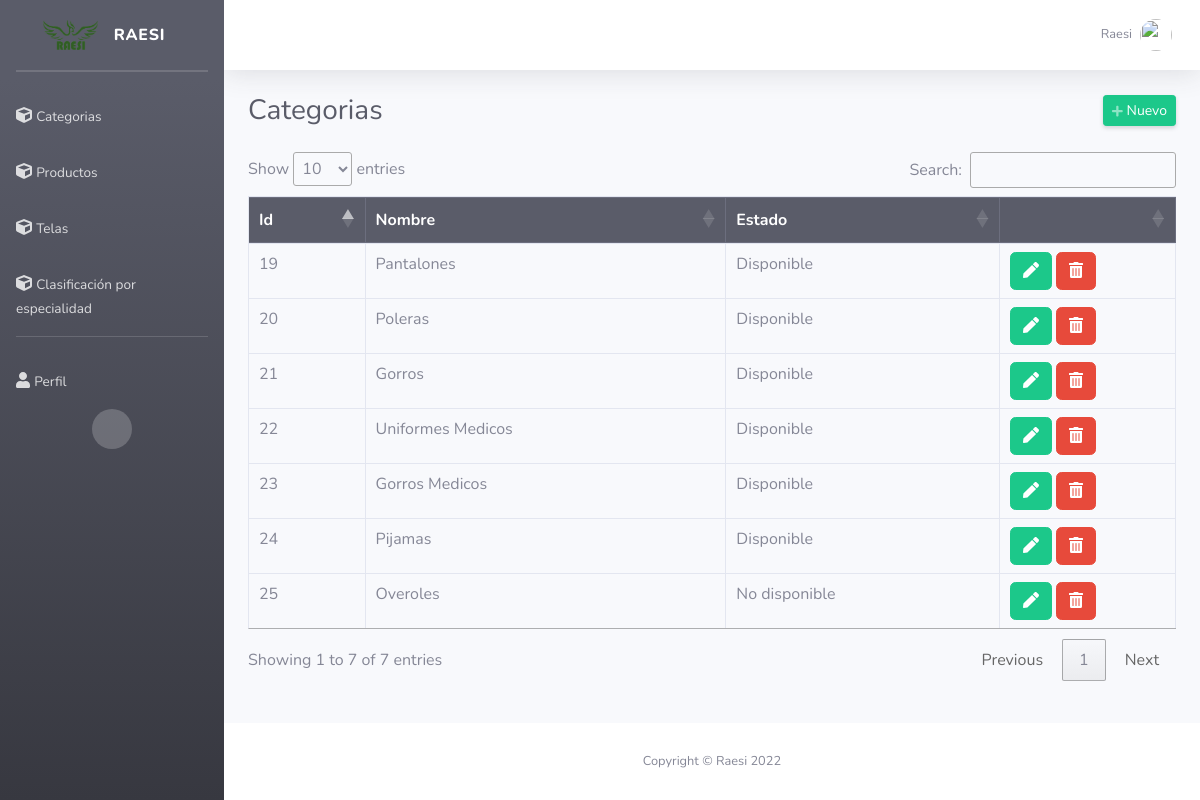
/admin/categorias.php (signed in), run on the app's committed database.
### tables this page shows
CREATE TABLE `categorias` (
  `id` int(11) NOT NULL,
  `categoria` varchar(50) NOT NULL,
  `estado` varchar(50) NOT NULL
);

### admin/categorias.php (the view, shortened to what this page needs)
<?php
require_once "../config/conexion.php";
include("vistaAdmin/header.php");
?>
<div class="d-sm-flex align-items-center justify-content-between mb-4">
    <h1 class="h3 mb-0 text-gray-800">Categorias</h1>
    <a href="#" class="d-none d-sm-inline-block btn btn-sm btn-success shadow-sm" id="abrirCategoria"><i
            class="fas fa-plus fa-sm text-white-50"></i> Nuevo</a>
</div>
<div class="row">
    <div class="col-md-12">
        <div class="table-responsive">
            <table id="tablacategorias" class="table table-hover table-bordered" style="width: 100%;">
                <thead class="thead-dark">
                    <tr>
                        <th>Id</th>
                        <th>Nombre</th>
                        <th>Estado</th>
                        <th></th>
                    </tr>
                </thead>
                <tbody>
                    <?php
                    $query = mysqli_query($conexion, "SELECT * FROM categorias ORDER BY id DESC");
                    while ($data = mysqli_fetch_assoc($query)) { ?>
                    <tr>
                        <td><?php echo $data['id']; ?></td>
                        <td><?php echo $data['categoria']; ?></td>
                        <td><?php echo $data['estado']; ?></td>
                        <td>
                            <button type="button" class="btn btn-success editbtnca" data-toggle="modal"
                                data-target="#editar">
                                <i class="fas fa-pen"></i>
                            </button>
                            <form method="post" action="eliminar.php?accion=cli&id=<?php echo $data['id']; ?>"
                                class="d-inline eliminar">
                                <button class="btn btn-danger" type="submit">
                                    <i class="fas fa-trash-alt"></i>
                                </button>
                            </form>
                        </td>
                    </tr>
                    <?php } ?>
                </tbody>
            </table>
        </div>
    </div>
</div>
<?php include("vistaAdmin/footer.php"); ?>

### data on the page
categorias: id "25", categoria "Overoles", estado "No disponible"
categorias: id "24", categoria "Pijamas", estado "Disponible"
categorias: id "23", categoria "Gorros Medicos", estado "Disponible"
categorias: id "22", categoria "Uniformes Medicos", estado "Disponible"
categorias: id "21", categoria "Gorros", estado "Disponible"
categorias: id "20", categoria "Poleras", estado "Disponible"
categorias: id "19", categoria "Pantalones", estado "Disponible"

### other printed values
$_SESSION['nombre'] "Raesi"
